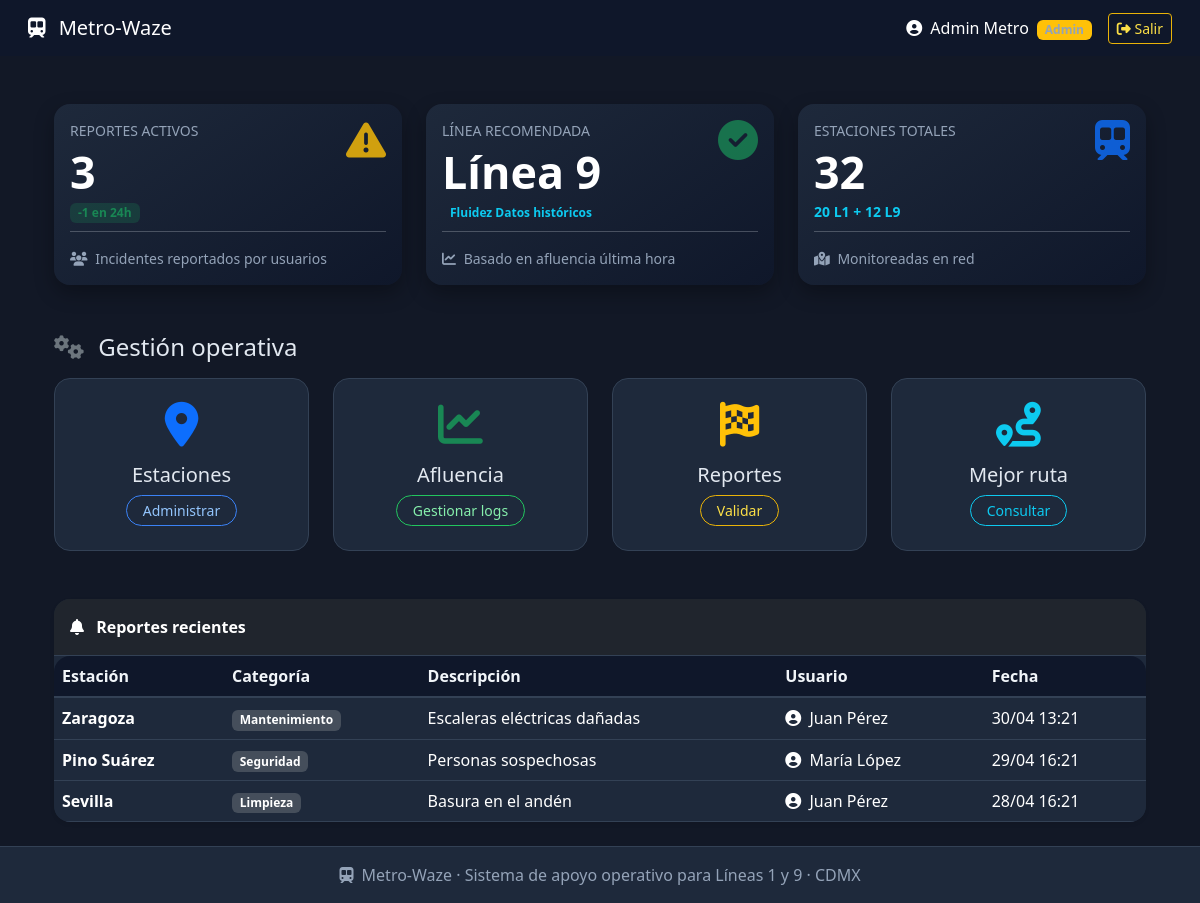
The page /index.php (signed in) on the database its author committed.
### tables this page shows
CREATE TABLE reporte (
    id_reporte INT PRIMARY KEY AUTO_INCREMENT NOT NULL,
    id_usuario INT NOT NULL,
    id_estacion INT NOT NULL,
    categoria VARCHAR(50) NOT NULL,
    descripcion VARCHAR(150) NOT NULL,
    fecha_hora DATETIME NOT NULL,
    activo BOOLEAN NOT NULL DEFAULT TRUE,
    FOREIGN KEY (id_usuario) REFERENCES usuario(id_usuario) ON DELETE CASCADE,
    FOREIGN KEY (id_estacion) REFERENCES estacion(id_estacion) ON DELETE CASCADE
);

CREATE TABLE estacion (
    id_estacion INT PRIMARY KEY AUTO_INCREMENT NOT NULL,
    nombre VARCHAR(100) NOT NULL,
    id_linea INT NOT NULL,
    tiempo_espera_segundos INT NOT NULL DEFAULT 180,
    FOREIGN KEY (id_linea) REFERENCES linea(id_linea) ON DELETE CASCADE ON UPDATE CASCADE
);

CREATE TABLE usuario (
    id_usuario INT PRIMARY KEY AUTO_INCREMENT NOT NULL,
    nombre VARCHAR(100) NOT NULL,
    email VARCHAR(100) NOT NULL UNIQUE,
    password VARCHAR(100) NOT NULL,
    puntos_reputacion INT NOT NULL DEFAULT 0,
    es_admin BOOLEAN NOT NULL DEFAULT FALSE
);

### index.php (the view, shortened to what this page needs)
<?php
require_once 'header.php';
require_once 'conexion.php';
$total_reportes = $pdo->query("SELECT COUNT(*) FROM reporte WHERE activo = 1")->fetchColumn();
$reportes_24h = $pdo->query("SELECT COUNT(*) FROM reporte WHERE activo = 1 AND fecha_hora >= NOW() - INTERVAL 1 DAY")->fetchColumn();
$reportes_anterior = $pdo->query("SELECT COUNT(*) FROM reporte WHERE activo = 1 AND fecha_hora < NOW() - INTERVAL 1 DAY")->fetchColumn();
$incremento = $reportes_24h - $reportes_anterior;
$incremento_texto = ($incremento >= 0 ? "+$incremento" : "$incremento") . " en 24h";
$sql_recomendada = "
    SELECT l.nombre, AVG(log.afluencia_promedio) as afluencia_prom
    FROM log
    JOIN estacion e ON log.id_estacion = e.id_estacion
    JOIN linea l ON e.id_linea = l.id_linea
    WHERE log.hora_fecha >= NOW() - INTERVAL 1 HOUR
    GROUP BY l.id_linea
    ORDER BY afluencia_prom ASC
    LIMIT 1
";
$recomendada = $pdo->query($sql_recomendada)->fetch();
if ($recomendada) {
    $linea_nombre = $recomendada['nombre'];
    $afluencia_valor = round($recomendada['afluencia_prom'], 1);
    if ($afluencia_valor < 80) {
        $fluidez = 'Alta';
        $fluidez_clase = 'text-success';
    } elseif ($afluencia_valor < 150) {
        $fluidez = 'Moderada';
        $fluidez_clase = 'text-warning';
    } else {
        $fluidez = 'Alta saturación';
        $fluidez_clase = 'text-danger';
    }
} else {
    $sql_historica = "
        SELECT l.nombre, AVG(log.afluencia_promedio) as afluencia_prom
        FROM log
        JOIN estacion e ON log.id_estacion = e.id_estacion
        JOIN linea l ON e.id_linea = l.id_linea
        GROUP BY l.id_linea
        ORDER BY afluencia_prom ASC
        LIMIT 1
    ";
    $recomendada = $pdo->query($sql_historica)->fetch();
    $linea_nombre = $recomendada['nombre'] ?? 'Línea 9';
    $fluidez = 'Datos históricos';
    $fluidez_clase = 'text-info';
}
$total_estaciones = $pdo->query("SELECT COUNT(*) FROM estacion")->fetchColumn();
$l1_count = $pdo->query("SELECT COUNT(*) FROM estacion e JOIN linea l ON e.id_linea = l.id_linea WHERE l.nombre = 'Línea 1'")->fetchColumn();
$l9_count = $pdo->query("SELECT COUNT(*) FROM estacion e JOIN linea l ON e.id_linea = l.id_linea WHERE l.nombre = 'Línea 9'")->fetchColumn();
$reportes_recientes = $pdo->query("
    SELECT r.*, u.nombre as usuario, e.nombre as estacion
    FROM reporte r
    JOIN usuario u ON r.id_usuario = u.id_usuario
    JOIN estacion e ON r.id_estacion = e.id_estacion
    WHERE r.activo = 1
    ORDER BY r.fecha_hora DESC
    LIMIT 5
")->fetchAll();
?>
<div class="container mt-4">
    <div class="row g-4 mb-5">
        <div class="col-md-4">
            <div class="dashboard-card p-3 d-flex flex-column justify-content-between">
                <div class="d-flex justify-content-between align-items-start">
                    <div>
                        <div class="text-uppercase small text-muted mb-1">Reportes activos</div>
                        <div class="stat-number text-white"><?= $total_reportes ?></div>
                        <span class="badge bg-success bg-opacity-25 text-success mt-1 px-2 py-1"><?= $incremento_texto ?></span>
                    </div>
                    <i class="fas fa-exclamation-triangle card-icon text-warning"></i>
                </div>
                <hr class="my-2 bg-secondary">
                <div class="small text-muted mt-2">
                    <i class="fas fa-users me-1"></i> Incidentes reportados por usuarios
                </div>
            </div>
        </div>
        <div class="col-md-4">
            <div class="dashboard-card p-3 d-flex flex-column justify-content-between">
                <div class="d-flex justify-content-between align-items-start">
                    <div>
                        <div class="text-uppercase small text-muted mb-1">Línea recomendada</div>
                        <div class="stat-number text-white"><?= htmlspecialchars($linea_nombre) ?></div>
                        <span class="badge <?= $fluidez_clase ?> bg-opacity-25 px-2 py-1">Fluidez <?= $fluidez ?></span>
                    </div>
                    <i class="fas fa-check-circle card-icon text-success"></i>
                </div>
                <hr class="my-2 bg-secondary">
                <div class="small text-muted mt-2">
                    <i class="fas fa-chart-line me-1"></i> Basado en afluencia última hora
                </div>
            </div>
        </div>
        <div class="col-md-4">
            <div class="dashboard-card p-3 d-flex flex-column justify-content-between">
                <div class="d-flex justify-content-between align-items-start">
                    <div>
                        <div class="text-uppercase small text-muted mb-1">Estaciones totales</div>
                        <div class="stat-number text-white"><?= $total_estaciones ?></div>
                        <span class="text-info small fw-semibold"><?= $l1_count ?> L1 + <?= $l9_count ?> L9</span>
                    </div>
                    <i class="fas fa-subway card-icon text-primary"></i>
                </div>
                <hr class="my-2 bg-secondary">
                <div class="small text-muted mt-2">
                    <i class="fas fa-map-marked-alt me-1"></i> Monitoreadas en red
                </div>
            </div>
        </div>
    </div>
    <h4 class="mb-3"><i class="fas fa-cogs text-secondary"></i> Gestión operativa</h4>
    <div class="row g-4 mb-5">
        <?php if ($es_admin): ?>
            <div class="col-md-3 col-sm-6">
                <div class="action-card">
                    <i class="fas fa-map-marker-alt action-icon text-primary"></i>
                    <h5 class="mb-2">Estaciones</h5>
                    <a href="estaciones.php" class="btn btn-outline-primary btn-sm rounded-pill px-3">Administrar</a>
                </div>
            </div>
            <div class="col-md-3 col-sm-6">
                <div class="action-card">
                    <i class="fas fa-chart-line action-icon text-success"></i>
                    <h5 class="mb-2">Afluencia</h5>
                    <a href="afluencia.php" class="btn btn-outline-success btn-sm rounded-pill px-3">Gestionar logs</a>
                </div>
            </div>
            <div class="col-md-3 col-sm-6">
                <div class="action-card">
                    <i class="fas fa-flag-checkered action-icon text-warning"></i>
                    <h5 class="mb-2">Reportes</h5>
                    <a href="reportes.php" class="btn btn-outline-warning btn-sm rounded-pill px-3">Validar</a>
                </div>
            </div>
            <div class="col-md-3 col-sm-6">
                <div class="action-card">
                    <i class="fas fa-route action-icon text-info"></i>
                    <h5 class="mb-2">Mejor ruta</h5>
                    <a href="prediccion.php" class="btn btn-outline-info btn-sm rounded-pill px-3">Consultar</a>
                </div>
            </div>
        <?php endif; ?>
    </div>
    <div class="card shadow-sm border-0 rounded-4 mt-4 overflow-hidden">
        <div class="card-header bg-dark bg-opacity-75 text-white fw-semibold py-3">
            <i class="fas fa-bell me-2"></i> Reportes recientes
        </div>
        <div class="card-body p-0">
            <div class="table-responsive">
                <table class="table table-dark table-hover mb-0 align-middle">
                    <thead>
                        <tr class="border-bottom border-secondary">
                            <th>Estación</th>
                            <th>Categoría</th>
                            <th>Descripción</th>
                            <th>Usuario</th>
                            <th>Fecha</th>
                        </tr>
                    </thead>
                    <tbody>
                        <?php if (count($reportes_recientes) > 0): ?>
                            <?php foreach ($reportes_recientes as $rep): ?>
                            <tr>
                                <td class="fw-semibold"><?= htmlspecialchars($rep['estacion']) ?></td>
                                <td><span class="badge bg-secondary bg-opacity-50"><?= htmlspecialchars($rep['categoria']) ?></span></td>
                                <td><?= htmlspecialchars($rep['descripcion']) ?></td>
                                <td><i class="fas fa-user-circle me-1"></i> <?= htmlspecialchars($rep['usuario']) ?></td>
                                <td><?= date('d/m H:i', strtotime($rep['fecha_hora'])) ?></td>
                            </tr>
                            <?php endforeach; ?>
                        <?php else: ?>
                            <tr>
                                <td colspan="5" class="text-center text-muted py-4">No hay reportes activos</td>
                            </tr>
                        <?php endif; ?>
                    </tbody>
                </table>
            </div>
        </div>
    </div>
</div>
<?php require_once 'footer.php'; ?>

### header.php (shortened to what this page needs)
<?php
$usuario_nombre = $_SESSION['usuario'];
$es_admin = $_SESSION['es_admin'] ?? false;
?>
<!DOCTYPE html>
<html lang="es">
<head>
    <link href="https://cdn.jsdelivr.net/npm/bootstrap@5.3.0/dist/css/bootstrap.min.css" rel="stylesheet">
    <link rel="stylesheet" href="https://cdnjs.cloudflare.com/ajax/libs/font-awesome/6.4.0/css/all.min.css">
</head>
<body>
<nav class="navbar navbar-metro navbar-expand-lg px-3">
    <div class="container-fluid">
        <a class="navbar-brand" href="index.php">
            <i class="fas fa-subway me-2"></i> Metro-Waze
        </a>
        <div class="ms-auto d-flex align-items-center gap-3">
            <span class="user-name">
                <i class="fas fa-user-circle me-1"></i> <?= htmlspecialchars($usuario_nombre) ?>
                <?php if ($es_admin): ?>
                    <span class="badge bg-warning text-dark ms-1">Admin</span>
                <?php endif; ?>
            </span>
            <a href="logout.php" class="btn btn-sm btn-outline-warning">
                <i class="fas fa-sign-out-alt"></i> Salir
            </a>
        </div>
    </div>
</nav>
<div class="container container-flex py-4">

### footer.php (shortened to what this page needs)
</div>
<footer>
    <i class="fas fa-subway me-1"></i> Metro-Waze · Sistema de apoyo operativo para Líneas 1 y 9 · CDMX
</footer>
</body>
</html>

### header.php (style rules this page uses)
body { background: #121826; color: #e2e8f0; display: flex; flex-direction: column; min-height: 100vh; font-family: 'Segoe UI', system-ui; }
.navbar-metro { background: #0f172a; }
.navbar-brand, .user-name { color: white !important; }
.card-dashboard, .card, .card-header, .modal-content { background: #1e293b; color: #e2e8f0; border-color: #334155; }
.card-dashboard .text-muted, .text-muted { color: #94a3b8 !important; }
footer { background: #1e293b; color: #94a3b8; border-top: 1px solid #334155; text-align: center; padding: 1rem; margin-top: auto; }
h1, h2, h3, h4, h5, h6, p, span, div:not(.modal-content):not(.card-dashboard) { color: #e2e8f0; }
.text-dark, .text-muted { color: #94a3b8 !important; }
.table, .table-hover, .table-bordered, .table-striped { background-color: #1e293b !important; color: #e2e8f0 !important; border-color: #334155 !important; }
.table th, .table td { border-color: #334155 !important; background-color: inherit !important; }
.table thead th, .table-dark thead th { background-color: #0f172a !important; color: #f1f5f9 !important; border-bottom-color: #334155 !important; }
.btn-outline-primary { color: #93c5fd; border-color: #3b82f6; }
.btn-outline-success { color: #86efac; border-color: #22c55e; }
.btn-outline-warning { color: #fde047; border-color: #eab308; }
a:not(.btn) { color: #90cdf4; }
.container-flex { flex: 1; }

### index.php (style rules this page uses)
.dashboard-card { border-radius: 1rem; transition: transform 0.2s, box-shadow 0.2s; height: 100%; border: none; background: linear-gradient(145deg, #1e293b 0%, #0f172a 100%); box-shadow: 0 8px 20px rgba(0,0,0,0.3); }
.stat-number { font-size: 2.8rem; font-weight: 800; line-height: 1.2; }
.card-icon { font-size: 2.5rem; opacity: 0.8; }
.action-card { background-color: #1e293b; border: 1px solid #334155; border-radius: 1rem; transition: all 0.2s; height: 100%; text-align: center; padding: 1.5rem 1rem; }
.action-icon { font-size: 2.8rem; margin-bottom: 1rem; }
.table-responsive { border-radius: 1rem; overflow: hidden; }
.table-dark { background-color: #0f172a; }
.table-dark th { background-color: #1e293b; border-bottom: 2px solid #334155; }
h4 i { margin-right: 0.5rem; }

### rows shown on the page
reporte: id_estacion.nombre "Zaragoza", categoria "Mantenimiento", descripcion "Escaleras eléctricas dañadas", id_usuario.nombre "Juan Pérez", fecha_hora "30/04 13:21"
reporte: id_estacion.nombre "Pino Suárez", categoria "Seguridad", descripcion "Personas sospechosas", id_usuario.nombre "María López", fecha_hora "29/04 16:21"
reporte: id_estacion.nombre "Sevilla", categoria "Limpieza", descripcion "Basura en el andén", id_usuario.nombre "Juan Pérez", fecha_hora "28/04 16:21"

### other values the page prints
$usuario_nombre "Admin Metro"
$total_reportes "3"
$incremento_texto "-1 en 24h"
$linea_nombre "Línea 9"
$fluidez "Datos históricos"
$total_estaciones "32"
$l1_count "20"
$l9_count "12"
